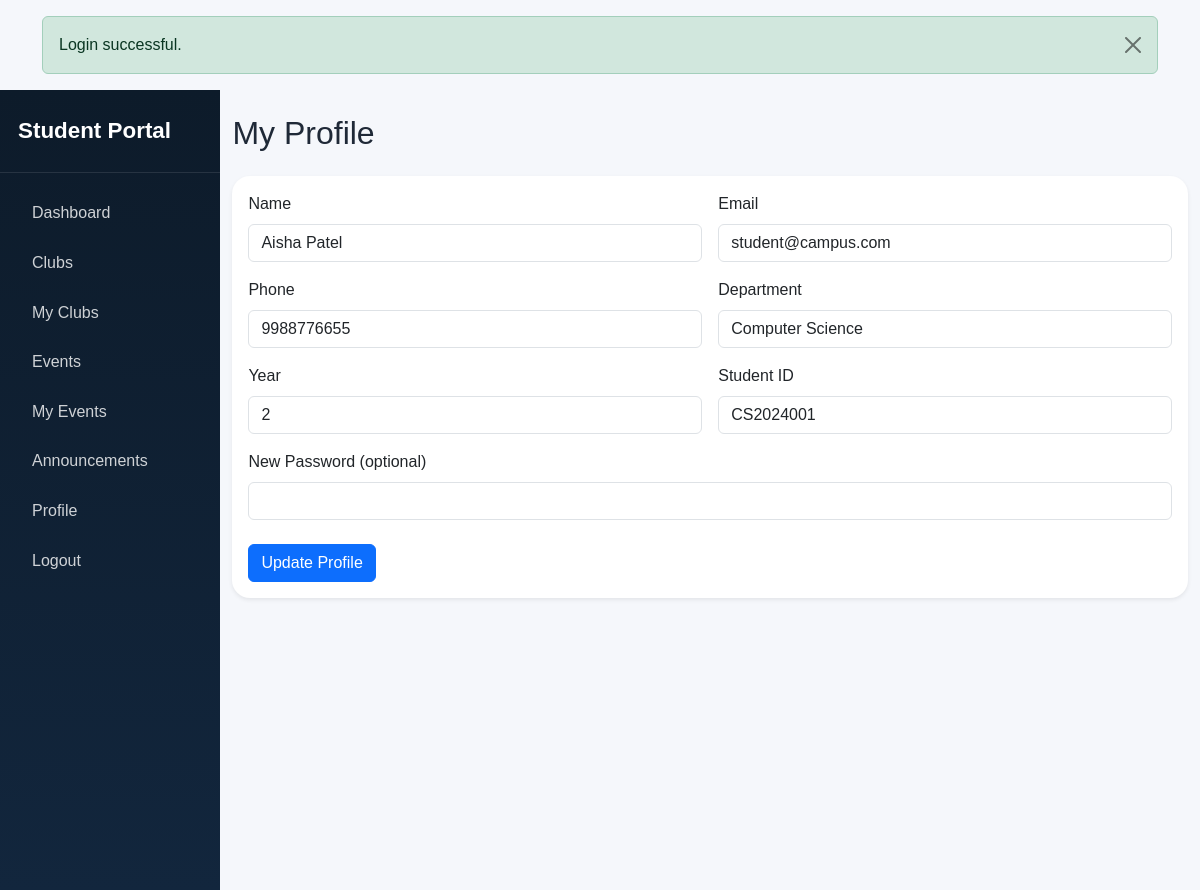
/student/profile.php (signed in), run on the app's committed database.
### tables this page shows
CREATE TABLE `users` (
  `id` INT AUTO_INCREMENT PRIMARY KEY,
  `student_id` VARCHAR(100) NOT NULL UNIQUE,
  `name` VARCHAR(150) NOT NULL,
  `email` VARCHAR(150) NOT NULL UNIQUE,
  `password` VARCHAR(255) NOT NULL,
  `phone` VARCHAR(20) DEFAULT NULL,
  `department` VARCHAR(100) NOT NULL,
  `year` VARCHAR(20) NOT NULL,
  `role` ENUM('admin','student') NOT NULL DEFAULT 'student',
  `status` ENUM('active','inactive') NOT NULL DEFAULT 'active',
  `created_at` TIMESTAMP DEFAULT CURRENT_TIMESTAMP,
  INDEX `idx_user_email` (`email`),
  INDEX `idx_user_student_id` (`student_id`)
);

### config/db.php (called while the page is built)
<?php
$host = '127.0.0.1';
$dbname = 'campus_club';
$dbuser = 'root';
$dbpass = '';
$pdo = null;
try {
    $pdo = new PDO('mysql:host=' . $host . ';dbname=' . $dbname . ';charset=utf8mb4', $dbuser, $dbpass, [
        PDO::ATTR_ERRMODE => PDO::ERRMODE_EXCEPTION,
        PDO::ATTR_DEFAULT_FETCH_MODE => PDO::FETCH_ASSOC,
        PDO::ATTR_EMULATE_PREPARES => false,
    ]);
} catch (PDOException $e) {
    http_response_code(500);
    echo '<h1>Database connection failed.</h1><p>Please import the SQL schema and ensure MySQL is running.</p>';
    exit;
}
function getPDO(): PDO {
    global $pdo;
    return $pdo;
}
?>

### config/auth.php (called while the page is built, shortened)
<?php
require_once __DIR__ . '/db.php';
function e($value): string
{
    return htmlspecialchars((string)$value, ENT_QUOTES, 'UTF-8');
}
function currentUser(): ?array
{
    $stmt = getPDO()->prepare('SELECT * FROM users WHERE id = ?');
    $stmt->execute([$_SESSION['user_id']]);
    return $stmt->fetch() ?: null;
}

### student/profile.php (the view, shortened to what this page needs)
<?php
require_once __DIR__ . '/../config/auth.php';
include __DIR__ . '/../includes/header.php';
$user = currentUser();
?>
<div class="d-flex">
    <?php include __DIR__ . '/../includes/student_sidebar.php'; ?>
    <main class="main-content">
        <div class="container py-4">
            <h2 class="mb-4">My Profile</h2>
            <div class="card shadow-sm border-0">
                <div class="card-body">
                    <form method="POST">
                        <div class="row g-3">
                            <div class="col-md-6"><label class="form-label">Name</label><input class="form-control" type="text" name="name" value="<?= e($user['name']) ?>" required></div>
                            <div class="col-md-6"><label class="form-label">Email</label><input class="form-control" type="email" name="email" value="<?= e($user['email']) ?>" required></div>
                            <div class="col-md-6"><label class="form-label">Phone</label><input class="form-control" type="text" name="phone" value="<?= e($user['phone']) ?>" required></div>
                            <div class="col-md-6"><label class="form-label">Department</label><input class="form-control" type="text" name="department" value="<?= e($user['department']) ?>" required></div>
                            <div class="col-md-6"><label class="form-label">Year</label><input class="form-control" type="text" name="year" value="<?= e($user['year']) ?>" required></div>
                            <div class="col-md-6"><label class="form-label">Student ID</label><input class="form-control" type="text" value="<?= e($user['student_id']) ?>" readonly></div>
                            <div class="col-md-12"><label class="form-label">New Password (optional)</label><input class="form-control" type="password" name="new_password"></div>
                        </div>
                        <button type="submit" class="btn btn-primary mt-4">Update Profile</button>
                    </form>
                </div>
            </div>
        </div>
    </main>
</div>
<?php include __DIR__ . '/../includes/footer.php'; ?>

### assets/css/style.css (style rules this page uses)
.card { border-radius: 18px; }
.main-content { width: 100%; min-height: 100vh; background: #f5f7fb; }

### data on the page
users: name "Aisha Patel", email "student@campus.com", phone "9988776655", department "Computer Science", year "2", student "CS2024001"

### other printed values
$message "Login successful."
